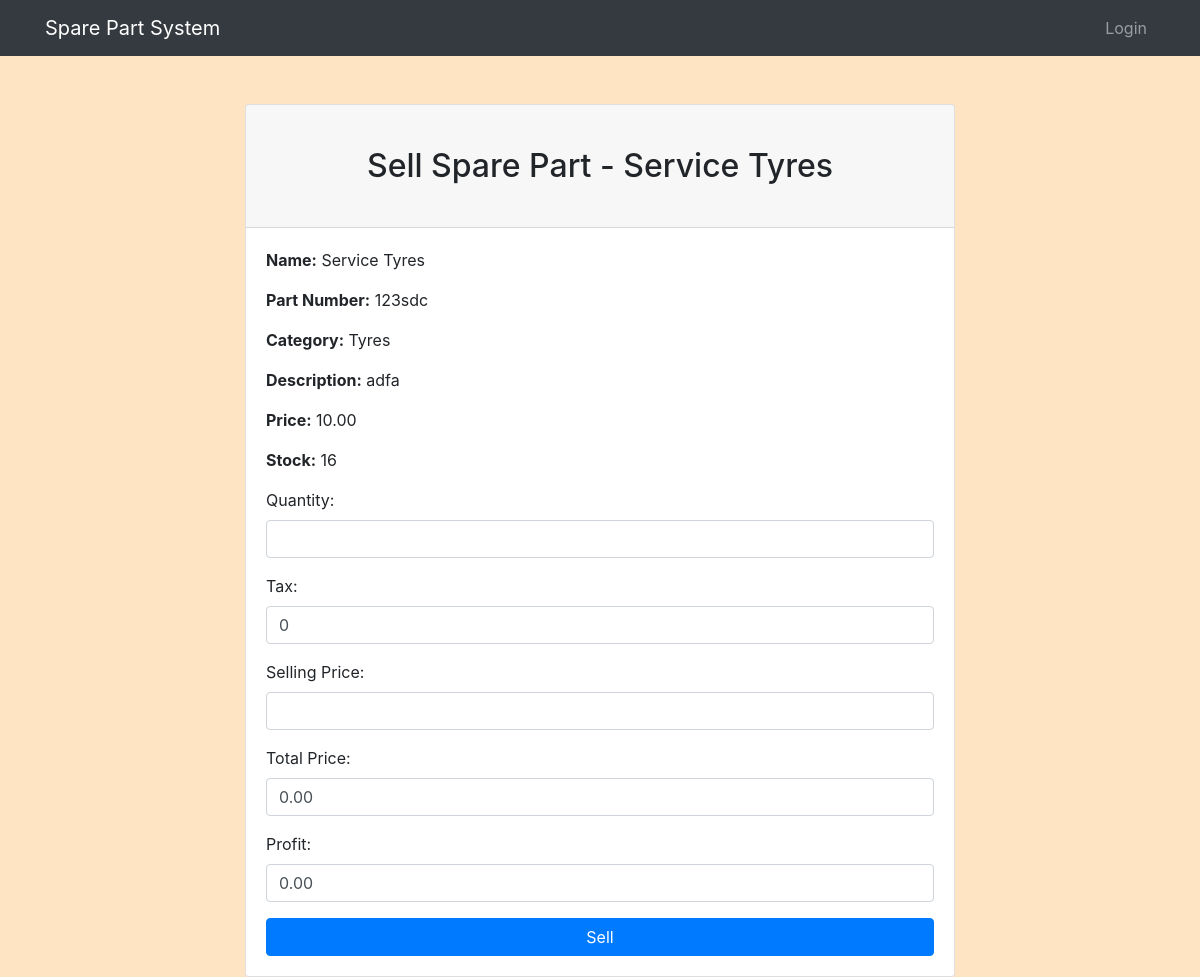
The page /sell/1/ on the database as committed earlier.
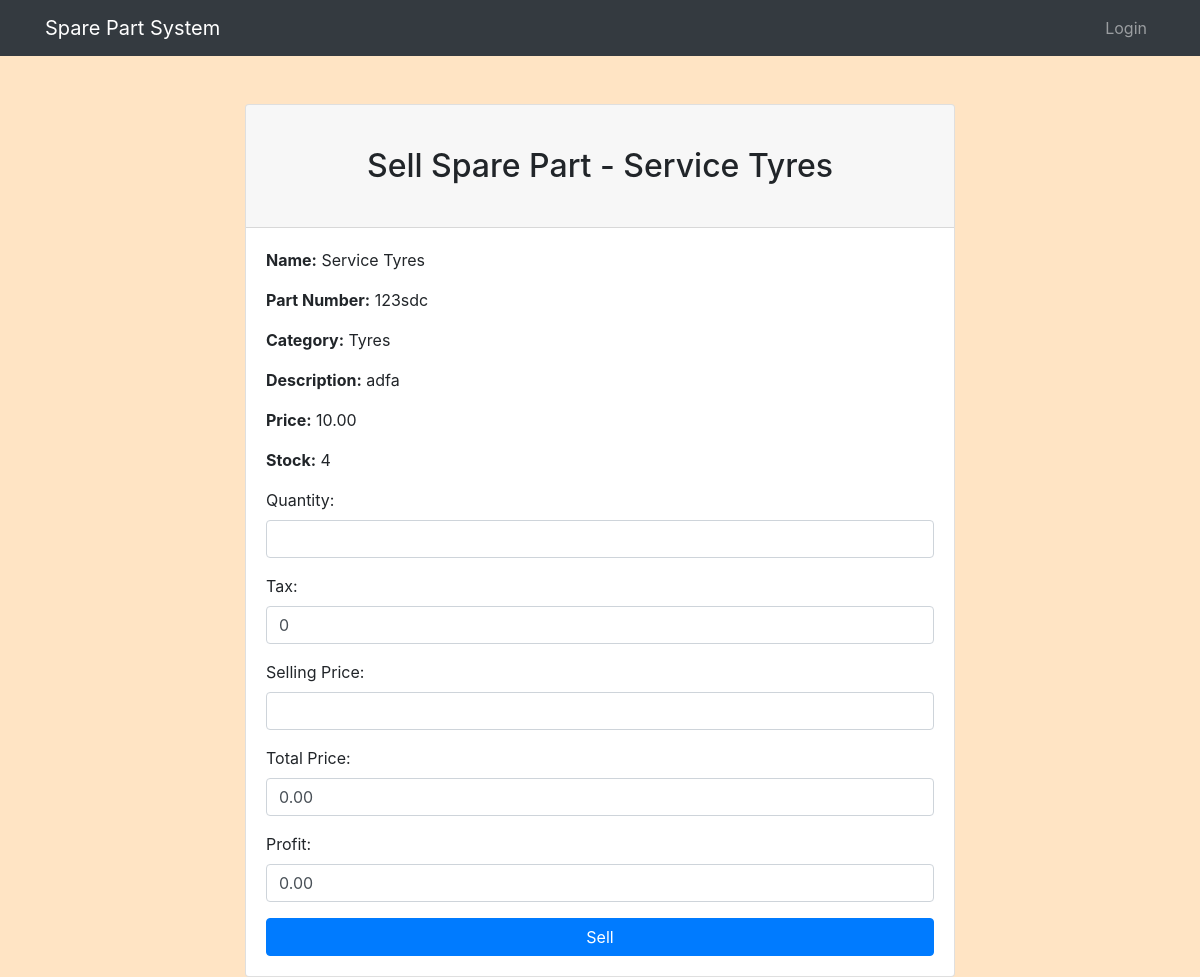
The same page on the database as committed later.
### myapp/models.py (models this page shows, shortened)
class SparePart(models.Model):
    category = models.ForeignKey(SparePartCategory, on_delete=models.CASCADE, related_name='spare_parts')
    name = models.CharField(max_length=100)
    part_number = models.CharField(max_length=100, unique=True)
    description = models.TextField(blank=True, null=True)
    price = models.DecimalField(max_digits=10, decimal_places=2)  # Selling price
    stock = models.PositiveIntegerField(default=0)
    image = models.ImageField(upload_to='spare_parts/', blank=True, null=True)

class SparePartCategory(models.Model):
    name = models.CharField(max_length=100, unique=True)
    description = models.TextField(blank=True, null=True)

### myapp/views.py (the view)
# urls.py: path('sell/<int:spare_part_id>/', views.sell_spare_part, name='sell_spare_part'),  # Include spare part ID in URL
def sell_spare_part(request, spare_part_id):
    spare_part = SparePart.objects.get(pk=spare_part_id)
    if request.method == 'POST':
        form = SaleForm(request.POST)
        if form.is_valid():
            sale = form.save(commit=False)
            sale.spare_part = spare_part
            if spare_part.stock >= sale.quantity:
                sale.total_amount = (sale.quantity * sale.selling_price) + sale.tax
                sale.profit =  (sale.quantity * sale.selling_price) - (sale.quantity * spare_part.price) - sale.tax
                sale.save()
                spare_part.stock -= sale.quantity
                spare_part.save()
                return redirect('home')
            else:
                form.add_error(None, 'Not enough stock available')
    else:
        form = SaleForm()
    return render(request, 'sell_spare_part.html', {'form': form, 'spare_part': spare_part})

### myapp/forms.py
class SaleForm(forms.ModelForm):
    selling_price = forms.DecimalField(label='Selling Price', required=True)
    class Meta:
        model = Sale
        fields = ['quantity', 'tax', 'selling_price']
        widgets = {
            'quantity': forms.NumberInput(attrs={'class': 'form-control'}),
            'selling_price': forms.NumberInput(attrs={'class': 'form-control'}),
            'tax': forms.NumberInput(attrs={'class': 'form-control'}),
        }
    def __init__(self, *args, **kwargs):
        super().__init__(*args, **kwargs)
        self.fields['selling_price'].widget.attrs.update({'class': 'form-control'})

### myapp/templates/sell_spare_part.html (shortened to what this page needs)
{% extends 'base.html' %}
{% block content %}
<div class="container">
    <div class="row justify-content-center">
        <div class="col-md-8">
            <div class="card mt-5">
                <div class="card-header">
                    <h2 class="text-center">Sell Spare Part - {{ spare_part.name }}</h2>
                </div>
                <div class="card-body">
                    <div>
                        <p><strong>Name:</strong> {{ spare_part.name }}</p>
                        <p><strong>Part Number:</strong> {{ spare_part.part_number }}</p>
                        <p><strong>Category:</strong> {{ spare_part.category.name }}</p>
                        <p><strong>Description:</strong> {{ spare_part.description }}</p>
                        <p><strong>Price:</strong> {{ spare_part.price }}</p>
                        <p><strong>Stock:</strong> {{ spare_part.stock }}</p>
                    </div>
                    <form method="post" action="{% url 'sell_spare_part' spare_part.id %}">
                        {{ form.as_p }}
                        <div class="form-group">
                            <label for="total_price">Total Price:</label>
                            <span id="total_price" class="form-control">0.00</span>
                        </div>
                        <div class="form-group">
                            <label for="profit">Profit:</label>
                            <span id="profit" class="form-control">0.00</span>
                        </div>
                        <button type="submit" class="btn btn-primary btn-block">Sell</button>
                    </form>
                </div>
            </div>
        </div>
    </div>
</div>
{% endblock content %}

Rows that differ between the two databases and show on the page:
changed SparePart "Service Tyres": stock "16" → "4"
